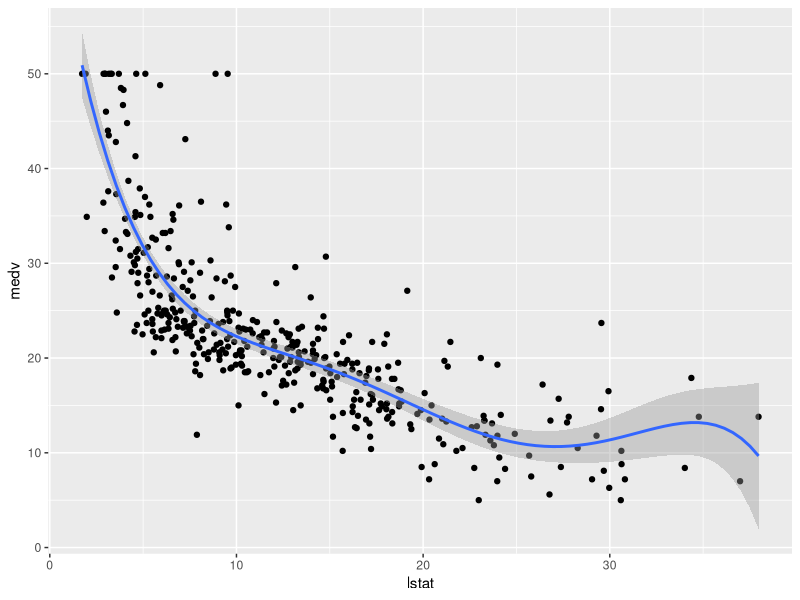

Write the R code that produced this figure.
library(caret)                      # Library for RMSE and R2

data("Boston", package="MASS")      # Load the data

# Split the data into training and testing dataset in ratio of 8:2
set.seed(123)
training.samples <- sample(1:nrow(Boston), round(0.8*nrow(Boston)))
train.data <- Boston[training.samples,]
test.data <- Boston[-training.samples,]

# Build the model
model <- lm(medv ~ poly(lstat, degree=5, raw=TRUE), data=train.data)
summary(model)

# Make predictions
predictions <- predict(model, test.data)

# Model performance
RMSE(predictions, test.data$medv)
R2(predictions, test.data$medv)

(ggplot(train.data, aes(lstat, medv)) + geom_point()
  + stat_smooth(method=lm, formula=y ~ poly(x, 5, raw=TRUE)))